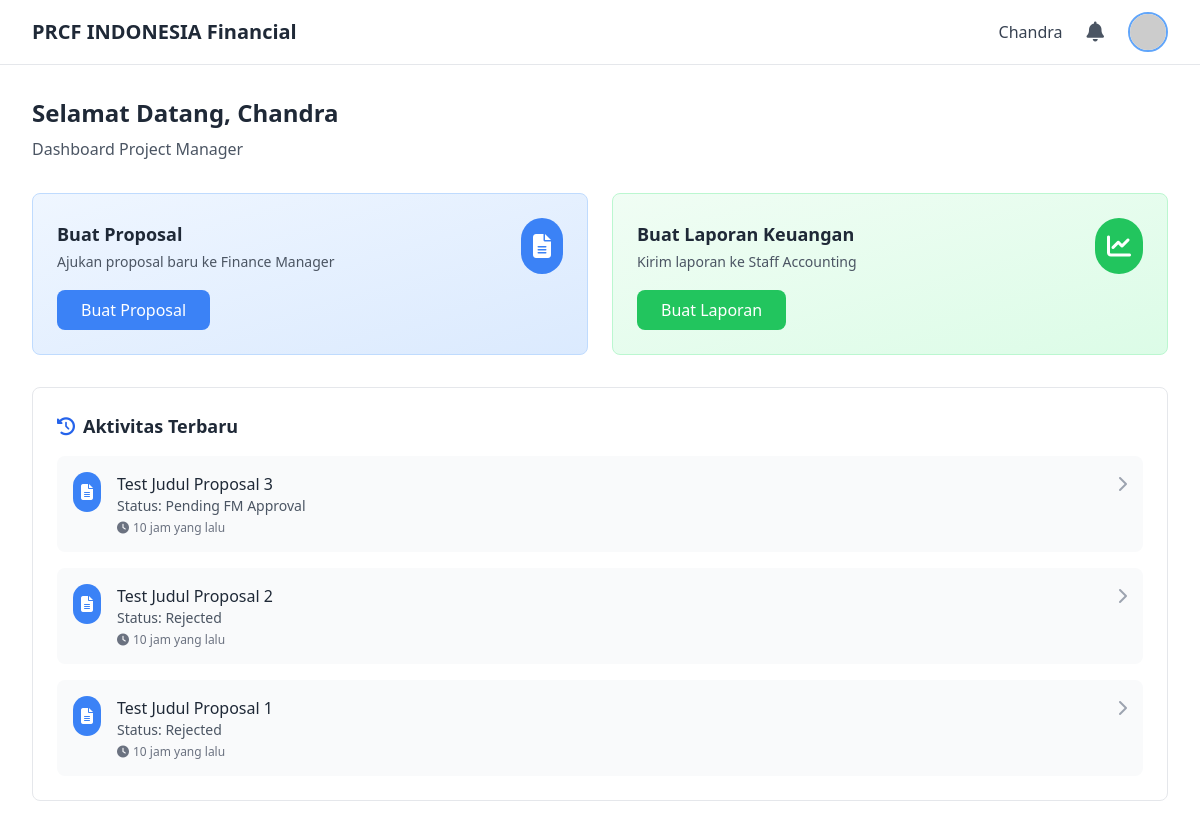
/pages/dashboards/dashboard_pm.php (signed in), run on the app's committed database.
### tables this page shows
CREATE TABLE `proposal` (
  `id_proposal` int(11) NOT NULL,
  `judul_proposal` varchar(255) NOT NULL,
  `pj` varchar(255) NOT NULL COMMENT 'Penanggung Jawab',
  `date` date DEFAULT NULL,
  `pemohon` varchar(255) DEFAULT NULL,
  `status` enum('draft','submitted','approved_fm','approved','rejected') DEFAULT 'draft' COMMENT 'draft=PM draft, submitted=waiting FM, approved_fm=FM approved waiting DIR, approved=DIR approved final, rejected=rejected',
  `catatan_fm` text DEFAULT NULL,
  `approved_by_fm` int(11) DEFAULT NULL,
  `fm_approval_date` datetime DEFAULT NULL,
  `kode_proyek` varchar(50) DEFAULT NULL,
  `tor` text DEFAULT NULL COMMENT 'Terms of Reference',
  `file_budget` varchar(255) DEFAULT NULL,
  `created_at` timestamp NOT NULL DEFAULT current_timestamp(),
  `updated_at` timestamp NOT NULL DEFAULT current_timestamp() ON UPDATE current_timestamp()
);

### pages/dashboards/dashboard_pm.php (the view, shortened to what this page needs)
<?php
require_once '../../includes/config.php';
$user_name = $_SESSION['user_name'];
function time_elapsed_string($datetime) {
    $now = new DateTime;
    $ago = new DateTime($datetime);
    $diff = $now->diff($ago);
    if ($diff->h > 0) return $diff->h . ' jam yang lalu';
    return 'Baru saja';
}
$recent_activities = [];
$recent_proposals_query = $conn->query("SELECT 'proposal' as type, id_proposal as id, judul_proposal as title, status, created_at as activity_date
    FROM proposal
    WHERE pemohon = '{$user_name}'
    ORDER BY created_at DESC
    LIMIT 3");
if ($recent_proposals_query) {
    while ($row = $recent_proposals_query->fetch_assoc()) {
        $recent_activities[] = $row;
    }
}
usort($recent_activities, function($a, $b) {
    return strtotime($b['activity_date']) - strtotime($a['activity_date']);
});
$recent_activities = array_slice($recent_activities, 0, 5);
?>
<!DOCTYPE html>
<html lang="id">
<head>
    <script src="https://cdn.tailwindcss.com"></script>
    <link rel="stylesheet" href="https://cdnjs.cloudflare.com/ajax/libs/font-awesome/6.4.0/css/all.min.css">
</head>
<body class="bg-white min-h-screen">
    <header class="bg-white border-b border-gray-200 sticky top-0 z-50">
        <div class="max-w-7xl mx-auto px-4 sm:px-6 lg:px-8">
            <div class="flex justify-between items-center h-16">
                <div class="flex items-center">
                    <h1 class="text-xl font-bold text-gray-800">PRCF INDONESIA Financial</h1>
                </div>
                <div class="flex items-center space-x-4">
                    <span class="text-gray-700 font-medium"><?php echo $user_name; ?></span>
                    <div class="relative" id="notificationDropdown">
                        <button type="button" onclick="toggleNotifications()" class="notification-bell-button relative p-2 text-gray-600 hover:text-gray-800" aria-label="Buka Notifikasi">
                            <i class="fas fa-bell text-xl"></i>
                        </button>
                    </div>
                    <div class="relative" id="profileDropdown">
                        <button onclick="toggleProfile()" class="flex items-center space-x-2">
                            <img src="https://ui-avatars.com/api/?name=<?php echo urlencode($user_name); ?>&background=3B82F6&color=fff"
                                class="w-10 h-10 rounded-full border-2 border-blue-400">
                        </button>
                    </div>
                </div>
            </div>
        </div>
    </header>
    <main class="max-w-7xl mx-auto px-4 sm:px-6 lg:px-8 py-8">
        <div class="mb-8">
            <h2 class="text-2xl font-bold text-gray-800 mb-2">Selamat Datang, <?php echo $user_name; ?></h2>
            <p class="text-gray-600">Dashboard Project Manager</p>
        </div>
        <div class="grid grid-cols-1 md:grid-cols-2 gap-6 mb-8">
            <div class="bg-gradient-to-br from-blue-50 to-blue-100 p-6 rounded-lg border border-blue-200 hover:shadow-lg transition duration-200">
                <div class="flex items-center justify-between mb-4">
                    <div>
                        <h3 class="text-lg font-bold text-gray-800">Buat Proposal</h3>
                        <p class="text-sm text-gray-600 mt-1">Ajukan proposal baru ke Finance Manager</p>
                    </div>
                    <div class="bg-blue-500 p-3 rounded-full">
                        <i class="fas fa-file-alt text-white text-2xl"></i>
                    </div>
                </div>
                <a href="../proposals/create_proposal.php" class="inline-block bg-blue-500 text-white px-6 py-2 rounded-lg hover:bg-blue-600 transition duration-200 font-medium">
                    Buat Proposal
                </a>
            </div>
            <div class="bg-gradient-to-br from-green-50 to-green-100 p-6 rounded-lg border border-green-200 hover:shadow-lg transition duration-200">
                <div class="flex items-center justify-between mb-4">
                    <div>
                        <h3 class="text-lg font-bold text-gray-800">Buat Laporan Keuangan</h3>
                        <p class="text-sm text-gray-600 mt-1">Kirim laporan ke Staff Accounting</p>
                    </div>
                    <div class="bg-green-500 p-3 rounded-full">
                        <i class="fas fa-chart-line text-white text-2xl"></i>
                    </div>
                </div>
                <a href="../reports/create_financial_report.php" class="inline-block bg-green-500 text-white px-6 py-2 rounded-lg hover:bg-green-600 transition duration-200 font-medium">
                    Buat Laporan
                </a>
            </div>
        </div>
        <div class="bg-white border border-gray-200 rounded-lg p-6">
            <h3 class="text-lg font-bold text-gray-800 mb-4">
                <i class="fas fa-history mr-2 text-blue-600"></i>Aktivitas Terbaru
            </h3>
            <div class="space-y-4">
                <?php if (count($recent_activities) > 0): ?>
                    <?php foreach ($recent_activities as $activity): ?>
                        <?php
                        if ($activity['type'] === 'proposal') {
                            $icon = 'fa-file-alt';
                            $color = 'blue';
                            $status_text = [
                                'draft' => 'Draft',
                                'submitted' => 'Pending FM Approval',
                                'approved_fm' => 'Approved by FM (Final)',
                                'approved' => 'Approved by FM (Final)',
                                'rejected' => 'Rejected'
                            ];
                            $link = '../proposals/view_proposal.php?id=' . $activity['id'];
                        }
                        $current_status = $status_text[$activity['status']] ?? $activity['status'];
                        ?>
                        <a href="<?php echo $link; ?>" class="block">
                            <div class="flex items-start space-x-4 p-4 bg-gray-50 rounded-lg hover:bg-gray-100 transition">
                                <div class="bg-<?php echo $color; ?>-500 p-2 rounded-full flex-shrink-0">
                                    <i class="fas <?php echo $icon; ?> text-white"></i>
                                </div>
                                <div class="flex-1 min-w-0">
                                    <h4 class="font-medium text-gray-800 truncate"><?php echo htmlspecialchars($activity['title']); ?></h4>
                                    <p class="text-sm text-gray-600">Status: <?php echo $current_status; ?></p>
                                    <p class="text-xs text-gray-500 mt-1">
                                        <i class="fas fa-clock mr-1"></i><?php echo time_elapsed_string($activity['activity_date']); ?>
                                    </p>
                                </div>
                                <div class="flex-shrink-0">
                                    <i class="fas fa-chevron-right text-gray-400"></i>
                                </div>
                            </div>
                        </a>
                    <?php endforeach; ?>
                <?php endif; ?>
            </div>
        </div>
    </main>
</body>
</html>

### data on the page
proposal: judul_proposal "Test Judul Proposal 3", status "Pending FM Approval", created_at "10 jam yang lalu"
proposal: judul_proposal "Test Judul Proposal 2", status "Rejected", created_at "10 jam yang lalu"
proposal: judul_proposal "Test Judul Proposal 1", status "Rejected", created_at "10 jam yang lalu"

### other printed values
$user_name "Chandra"
